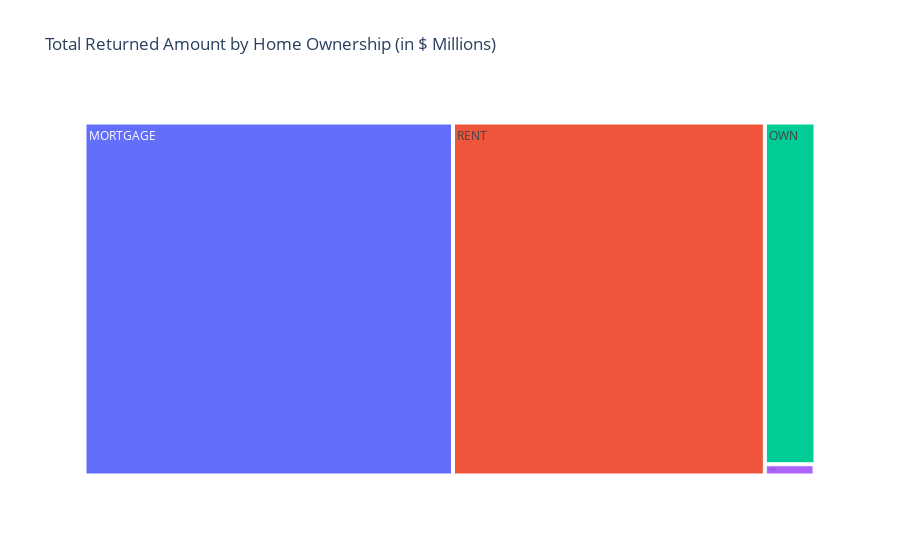

Notebook source saved alongside this figure:
### Markdown cell above
### Home Ownership by Total Returned Amount

### Code cell
home_returned = df.groupby('home_ownership')['total_payment'].sum().reset_index()
home_returned['loan_amount_millions'] = home_returned['total_payment'] / 1_000_000

fig = px.treemap(
                    home_returned, 
                    path=['home_ownership'], 
                    values='loan_amount_millions',
                    title='Total Returned Amount by Home Ownership (in $ Millions)'
                )

fig.show()

### Figure 1 — Plotly figure (JSON) as saved in the notebook; plotly's stock layout.template omitted (floating-point values rounded to 4 significant figures)
{"data": [{"branchvalues": "total", "domain": {"x": [0, 1], "y": [0, 1]}, "hovertemplate": "labels=%{label}<br>loan_amount_millions=%{value}<br>parent=%{parent}<br>id=%{id}<extra></extra>", "ids": ["MORTGAGE", "NONE", "OTHER", "OWN", "RENT"], "labels": ["MORTGAGE", "NONE", "OTHER", "OWN", "RENT"], "name": "", "parents": ["", "", "", "", ""], "type": "treemap", "values": [238.5, 0.01905, 1.025, 31.73, 201.8]}], "layout": {"legend": {"tracegroupgap": 0}, "title": {"text": "Total Returned Amount by Home Ownership (in $ Millions)"}}}
